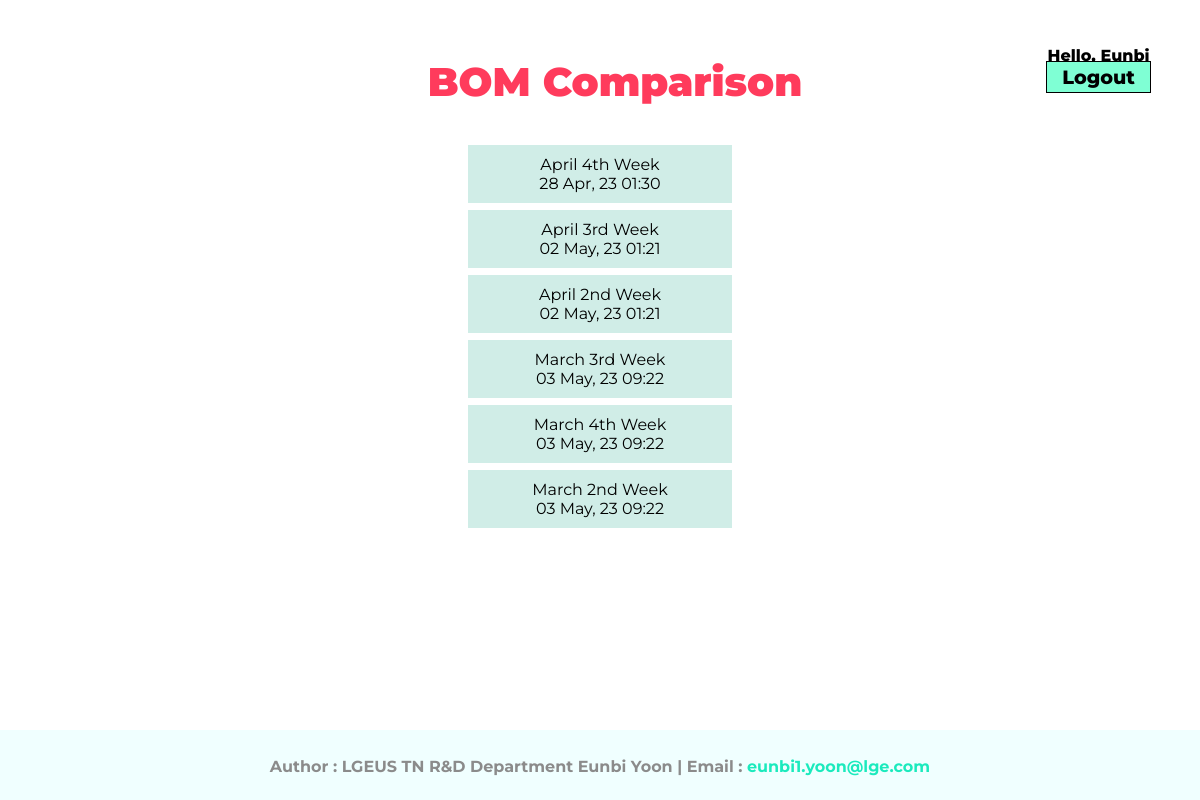
/bom-comparison/ (signed in), run on the app's committed database.
### report/models.py (models this page shows, shortened)
class Category(models.Model):
    title=models.CharField(max_length=255)
    slug=models.SlugField()
    class Meta:
        verbose_name_plural='  1) Categories'

class Post(models.Model):
    category=models.ForeignKey(Category, related_name='post_model', on_delete=models.CASCADE)
    slug=models.SlugField()
    author=models.ForeignKey(User, related_name='post_user',on_delete=models.CASCADE)
    title=models.CharField(max_length=255)
    date_added=models.DateTimeField(auto_now_add=True)
    class Meta:
        verbose_name_plural='  2) Posts'

### report/views.py (the view)
# urls.py: path('<slug:slug>/', categoryView, name='category_url')
def categoryView(request, slug):
    category=Category.objects.get(slug=slug)
    context={
        'category_pair':category
    }
    return render(request,'category.html', context)

### templates/category.html
{% extends 'base.html' %}
{% block name %}
    <h1 class="category-title">{{ category_pair.title }}</h1>
{% endblock %}
{% block container %}
    <div class="category">
        {% for cat in category_pair.post_model.all %}
            <a href="{% url 'detail_url' cat.slug cat.id%}">
                <div class="category-detail">
                    {{ cat.title }}
                    <br/>{{ cat.date_added|date:"d M, y h:i" }}
                </div>
            </a>
        {% endfor %}
    </div>
{% endblock %}

### templates/base.html (shortened to what this page needs)
<!doctype html>
<html lang="en">
  <head>
    {% load static %}
    <link rel="stylesheet" href="{% static 'css/style2.css' %}">
  </head>
  <body>
    <div class="top">
      <div class="sidebar"></div>
      <div class="container">
        <h1>{% block name %}Welcome to Data Center{% endblock%}</h1>
      </div>
      <div class="navigator">
        <div class="user-banner">
          {% if user.is_authenticated %}
            <p>Hello, {{user.username}}
            <a href="{% url 'logout_url' %}">Logout</a>
          {% else %}
            <p>Login Here
            <a href="{% url 'login_url' %}">Login</a>
          {% endif %}
          </p>
        </div>
      </div>
    </div>
    <div class="main">
      <div class="sidebar">
      </div>
      <div class="container">
        {% block container %}
        {% endblock %}
      </div>
      <div class="navigator">
      </div>
    </div>
    <footer class="footer">
      <h5>
          Author : LGEUS TN R&D Department Eunbi Yoon |  Email :
          <a href = "mailto: eunbi1.yoon@lge.com"> eunbi1.yoon@lge.com</a>
      </h5>
    </footer>
  </body>
</html>

### statics/css/style2.css (style rules this page uses)
body { margin:auto; font-family: 'Montserrat'; overflow-y: scroll; height:100% }
.top { display: grid; grid-template-columns: 1fr 5fr 1fr; gap:10px; height: 8vh; margin: 30px 20px 20px; }
.main { display: grid; grid-template-columns: 1fr 5fr 1fr; height: 77vh; gap:10px; margin:auto 20px; }
.sidebar { grid-column: 1; }
.container { grid-column: 2; }
.navigator { grid-column: 3; }
.top .container h1 { padding-left:30px; }
.top .navigator p { font-size: 1rem; font-weight: 800; text-align: center; text-transform: capitalize; }
.top .navigator .user-banner a { background-color: aquamarine; margin: 0 10px; width:100px; font-size:1.2rem; margin-top:10px; font-family:'Montserrat'; font-weight: 800; color:black; text-decoration: none; padding:3px 15px; border: 1px solid black; }
footer { position: fixed; bottom:0; left:0; width:100%; height: 70px; background-color:azure; text-align: center; }
footer h5 { font-size: 1rem; text-align: center; color:rgb(139, 139, 139); }
footer a { text-decoration: none; color:#1beabd }
.category-title { color:rgb(255, 59, 92); font-weight: 1000; font-size:2.5rem; text-align: center; }
.category { text-align: center; margin-top:30px; }
.category a { text-decoration:none; margin-top: 50px;; }
.category .category-detail { background-color: #d0ede7; color:black; margin: auto; border:1px solid rgb(255, 255, 255); width:30%; margin:5px auto; padding:10px; font-size:1rem }

### data on the page
Category: title "BOM Comparison"
Post: title "April 4th Week", date_added "28 Apr, 23 01:30"
Post: title "April 3rd Week", date_added "02 May, 23 01:21"
Post: title "April 2nd Week", date_added "02 May, 23 01:21"
Post: title "March 3rd Week", date_added "03 May, 23 09:22"
Post: title "March 4th Week", date_added "03 May, 23 09:22"
Post: title "March 2nd Week", date_added "03 May, 23 09:22"

### other printed values
{{ user.username }} "Eunbi"
